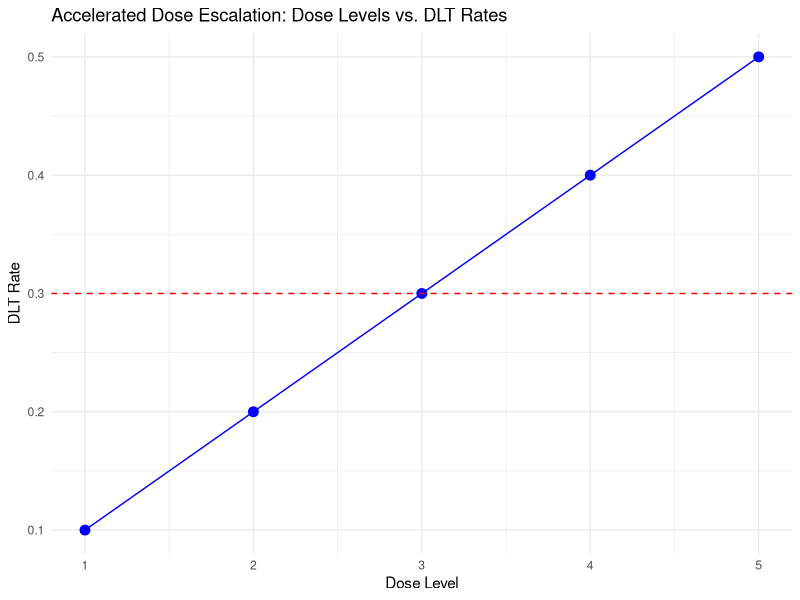

The R script that drew this image:
# Load necessary libraries
# dplyr: Provides functions for data manipulation
# ggplot2: Provides functions for creating visualizations
if (!require("dplyr")) install.packages("dplyr", dependencies = TRUE)
if (!require("ggplot2")) install.packages("ggplot2", dependencies = TRUE)
library(dplyr)
library(ggplot2)

# Sample data: Replace this with actual trial data
# dose_level: Dose levels administered in the trial
# patients: Number of patients treated at each dose level
# dlt_cases: Number of patients experiencing dose-limiting toxicity (DLT) at each dose level
data <- data.frame(
  dose_level = c(1, 2, 3, 4, 5),  # Dose levels
  patients = c(10, 10, 10, 10, 10),  # Number of patients per dose level
  dlt_cases = c(1, 2, 3, 4, 5)    # Number of DLT cases at each dose level
)

# Define the maximum acceptable DLT rate for dose escalation
# For example, if DLT rate > 30%, stop escalation at the previous dose
max_dlt_rate <- 0.30

# Function to perform Accelerated Dose Escalation
accelerated_dose_escalation <- function(dose_data, max_dlt_rate) {
  # Calculate DLT rate for each dose level
  dose_data <- dose_data %>%
    mutate(
      dlt_rate = dlt_cases / patients  # Proportion of patients with DLT
    )
  
  # Identify dose levels that have DLT rate below the maximum acceptable rate
  tolerable_doses <- dose_data %>%
    filter(dlt_rate <= max_dlt_rate) %>%  # Filter doses with acceptable DLT rates
    arrange(dose_level)  # Order doses in ascending order
  
  # Determine the highest dose level with an acceptable DLT rate
  mtd_dose <- if (nrow(tolerable_doses) > 0) {
    tolerable_doses %>% 
      slice_tail(n = 1)  # Select the highest dose level that is tolerable
  } else {
    # If no dose level is tolerable, return the last dose level as the highest safe dose
    dose_data %>%
      slice_tail(n = 1) 
  }
  
  return(mtd_dose)
}

# Apply the accelerated dose escalation function to the sample data
mtd_result <- accelerated_dose_escalation(data, max_dlt_rate)

# Print the result to the console
print(paste("The Maximum Tolerated Dose (MTD) is Dose Level:", mtd_result$dose_level))

# Plotting: Dose levels vs. DLT rates
# This plot helps visualize the relationship between dose levels and DLT rates
ggplot(data, aes(x = dose_level, y = dlt_cases / patients)) +
  geom_point(size = 3, color = "blue") +  # Add points for each dose level
  geom_line(aes(group = 1), color = "blue") +  # Add a line connecting the points
  geom_hline(yintercept = max_dlt_rate, linetype = "dashed", color = "red") +  # Add a horizontal line for the max DLT rate
  labs(
    title = "Accelerated Dose Escalation: Dose Levels vs. DLT Rates",  # Plot title
    x = "Dose Level",  # X-axis label
    y = "DLT Rate"     # Y-axis label
  ) +
  theme_minimal()  # Use a minimal theme for a clean look
